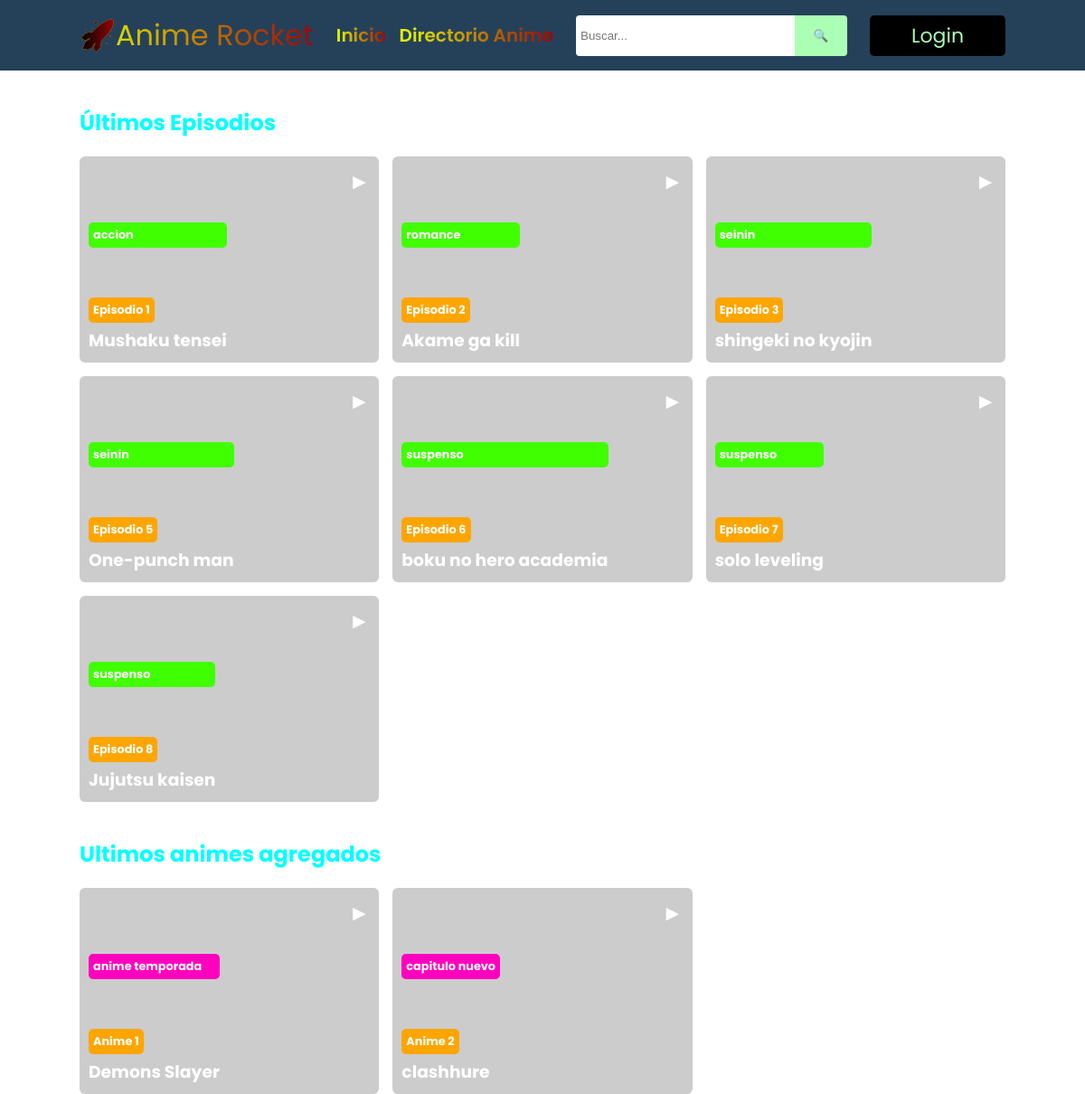
The page / on the database its author committed.
### tables this page shows
CREATE TABLE `videos` (
  `id` int(11) NOT NULL,
  `capitulo` varchar(55) NOT NULL,
  `thumbnail` varchar(255) NOT NULL,
  `archivo` varchar(255) NOT NULL,
  `categoria` varchar(11) NOT NULL,
  `anime` int(4) NOT NULL,
  `fecha_insercion` date NOT NULL,
  `fecha_publicacion` timestamp NOT NULL DEFAULT current_timestamp() ON UPDATE current_timestamp(),
  `orden` int(4) NOT NULL,
  `v_status` decimal(5,0) NOT NULL,
  `tipo` float NOT NULL
);

CREATE TABLE `rv_categoria` (
  `id` int(11) NOT NULL,
  `categoria` varchar(50) NOT NULL
);

### config/videos.php (called while the page is built, shortened)
<?php
class videos extends mysqli
{
    public function get_videos(){
        $consulta = "SELECT v.id, v.capitulo, v.thumbnail, v.archivo, c.categoria, v.anime, v.fecha_insercion, v.orden, v.v_status FROM videos v INNER JOIN rv_categoria c ON v.categoria = c.id";
        $query=$this->query($consulta);
        return $query;
    }
}
?>

### config/listas.php (called while the page is built, shortened)
<?php
class listas extends mysqli
{
    public function get_listas($texto = ""){
        $consulta = "SELECT s.id, s.titulo, s.thumbnail, s.sipnosis, s.capitulos, s.fecha_insercion, s.votos, s.anio, s.l_tipo, s.l_categoria, c.status FROM listas s LEFT JOIN status c ON s.l_status = c.id ";
        $query=$this->query($consulta);
        return $query;
    }
}

### index.php (the view, shortened to what this page needs)
<!DOCTYPE html>
<html lang="es-MX">
<head>
  <link rel="stylesheet" href="css/styles.css">
</head>
<body>
  <header>
    <div class="header">
    <div class="logo"><a href="#" id="togglesidebar">🚀</a>Anime Rocket</div>
      <nav>
        <ul>
          <li><a href="index" class="inici">Inicio</a></li>
          <li><a href="directorio" class="directo">Directorio Anime</a></li>
        </ul>
        <div id="search">
         <form action= "index.php" method= "POST">
          <input type="text" placeholder="Buscar..." name="texto">
          <input type="submit" name="search" class="lup" value="🔍">
       </form>
      </div>
        <a href="admin/" class="login">Login</a>
      </nav>
    </div>
  </header>
  <section id="main">
    <h2>Últimos Episodios</h2>
    <div class="episodes">
    <?php
        require_once 'config/videos.php';
        require_once 'config/listas.php';
        $videos= new videos("localhost","root","","anime_rocket");
        if (isset($_POST['search'])){
          $result = $videos ->search($_POST['texto']);
        } else {
            $result = $videos ->get_videos();
        }
        while ($row = $result ->fetch_array()) {
    ?>
      <div class="episode">
        <p class="icon">►</p>
        <img src="<?php echo $row ['thumbnail']; ?>" alt="">
        <div class="episode_description">
        <h3 class="episode_cat"><?php echo $row['categoria']  ?></h3>
          <p class="episode_number">Episodio <?php echo $row ['id'];?></p>
          <h3 class="episode_title"><?php echo $row ['capitulo'];?></h3>
        </div>
      </div>
    <?php
    }
    ?>
    </div>
</section>
<section id="main">
<h1>Ultimos animes agregados</h1>
<div class="episodes">
<?php
        $listas= new listas ("localhost","root","","anime_rocket");
        if (isset($_POST['search'])){
          $result = $listas ->get_listas($_POST['texto']);
        } else {
            $result = $listas ->get_listas();
        }
        while ($row = $result ->fetch_array()) {
    ?>
      <div class="episode">
        <p class="icon">►</p>
        <img src="<?php echo $row ['thumbnail']; ?>" alt="">
        <div class="episode_description">
        <h3 class="episode_lis"><?php echo $row['status'];?></h3>
          <p class="episode_number">Anime <?php echo $row ['id'];?></p>
          <h3 class="episode_title"><?php echo $row ['titulo'];?></h3>
        </div>
      </div>
    <?php
    }
    ?>
    </div>
  </section>
</body>
</html>

### css/styles.css (style rules this page uses)
* { margin: 0; padding: 0; }
body { font-family: 'Poppins', sans-serif; height: 150vh; background-image: url(../img/cometaa.jpg); background-position: center; background-repeat: no-repeat; background-size: cover; color: #fff; }
#togglesidebar { background-image: linear-gradient(to right, #000000, #9d0404); background-clip: text; -webkit-background-clip: text; color: transparent; }
header { background: #25415a; padding: 15px 0; width: 100%; }
.inici { font-size: 20px; font-weight: 600; background-image: linear-gradient(to right, #e5ff00, #9d0404); background-clip: text; -webkit-background-clip: text; color: transparent; }
.directo { font-size: 20px; font-weight: 600; background-image: linear-gradient(to right, #e5ff00, #9d0404); background-clip: text; -webkit-background-clip: text; color: transparent; }
.header { display: flex; max-width: 1024px; margin: auto; align-items: center; justify-content: space-between; }
.logo { font-size: 2rem; background-image: linear-gradient(to right, #e5ff00, #9d0404); background-clip: text; -webkit-background-clip: text; color: transparent; }
nav { display: flex; gap: 25px; }
nav ul { list-style: none; display: flex; align-items: center; gap: 15px; }
nav ul a { text-decoration: none; color: #aaffb4; font-size: 17px; font-weight: 500; display: block; transition: all 0.5s ease; }
#search form { display: flex; align-items: center; width: 300px; }
#search form input { width: 80%; height: 35px; padding: 5px; border: none; border-radius: 4px 0 0 4px; }
#search form input[type='submit'] { width: 20%; height: 45px; background-color: #aaffb4; border: none; border-radius: 0 4px 4px 0; }
.login { display: flex; justify-content: center; align-items: center; width: 150px; background: black; border-radius: 5px; text-decoration: none; color: #aaffb4;; font-size: 22px; text-align: center; transition: all 0.5s ease; }
#main { max-width: 1024px; margin: 40px auto; }
.episodes { display: grid; grid-template-columns: repeat(3, 1fr); gap: 15px; margin-top: 20px; }
.episode { position: relative; overflow: hidden; border-radius: 6px; cursor: pointer; }
.episode img { width: 100%; height: 100%; object-fit: cover; transition: all 0.5s ease-in-out; }
.icon { color: #fff; font-size: 1.5rem; position: absolute; top: 10px; right: 10px; }
.episode_description { position: absolute; bottom: 10px; left: 10px; color: #fff; }
.episode_number { background: orange; font-size: 0.8rem; font-weight: bold; width: auto; padding: 5px; border-radius: 5px; display: inline-block; margin-bottom: 5px; }
.episode_cat { background: rgb(64, 255, 0); padding: 5px; font-weight: bold; border-radius: 5px; display: right; margin-bottom: 55px; font-size: 0.8rem; }
.episode_lis { background: rgb(255, 0, 191); padding: 5px; font-weight: bold; border-radius: 5px; display: right; margin-bottom: 55px; font-size: 0.8rem; }
h2 { color: aqua; }
h1 { color:aqua; }

### rows shown on the page
videos: rv_categoria.categoria "accion", id "1", capitulo "Mushaku tensei"
videos: rv_categoria.categoria "romance", id "2", capitulo "Akame ga kill"
videos: rv_categoria.categoria "seinin", id "3", capitulo "shingeki no kyojin"
videos: rv_categoria.categoria "seinin", id "5", capitulo "One-punch man"
videos: rv_categoria.categoria "suspenso", id "6", capitulo "boku no hero academia"
videos: rv_categoria.categoria "suspenso", id "7", capitulo "solo leveling"
videos: rv_categoria.categoria "suspenso", id "8", capitulo "Jujutsu kaisen"

### other values the page prints
$row['status'] "anime temporada"
$row ['id'] "1"
$row ['titulo'] "Demons Slayer"
$row['status'] "capitulo nuevo"
$row ['id'] "2"
$row ['titulo'] "clashhure"
